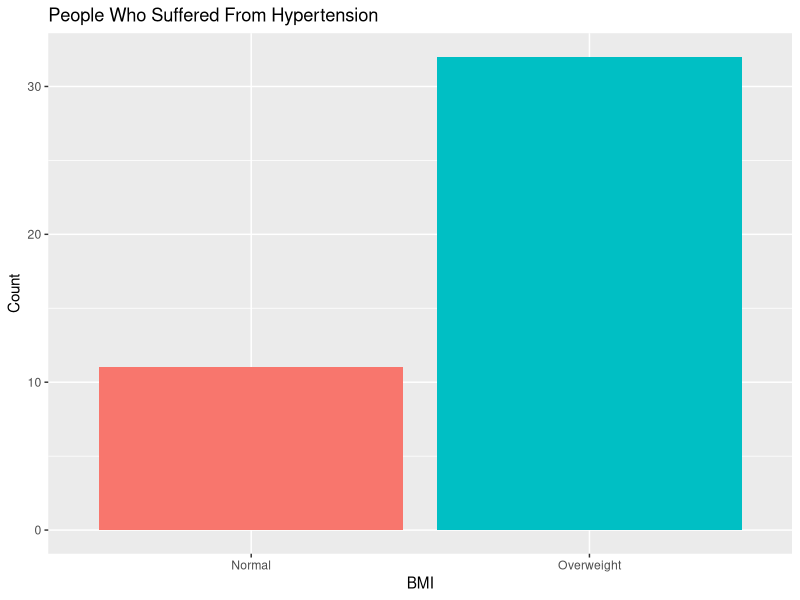
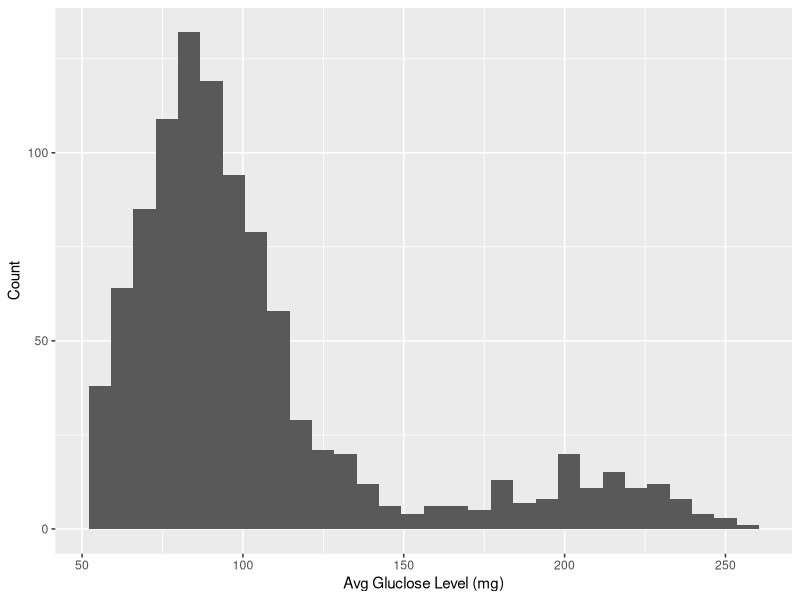
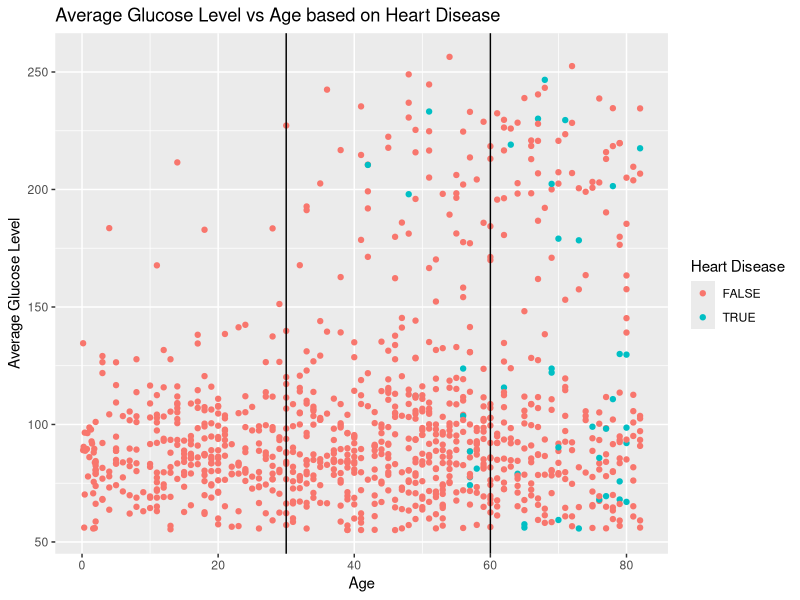
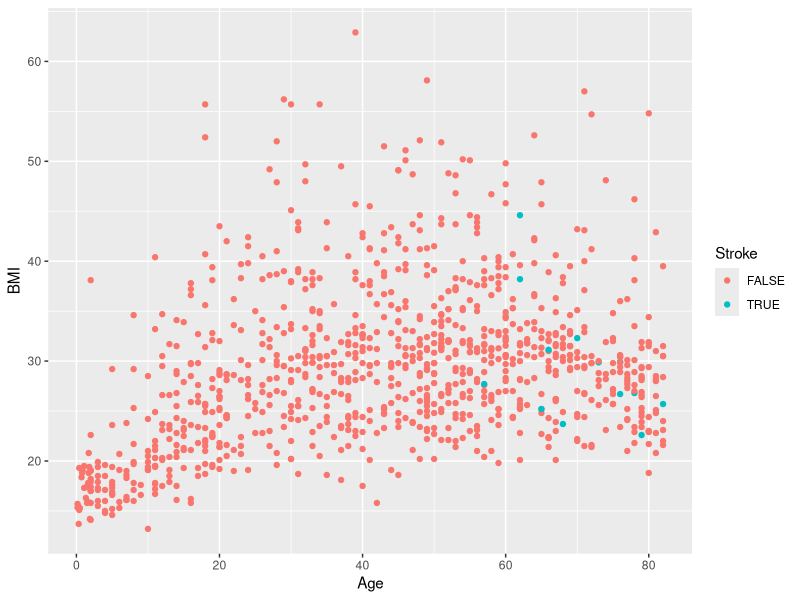

Here is the R script that generated these plots, in order:
## ---- chunk 1
knitr::opts_chunk$set(echo = TRUE)
## ---- chunk 2
library(tidyverse)
health_df <- read_csv('Health_Dataset.csv')
str(health_df)
## ---- chunk 3
# Initialize New Column
health_df$BMI_Level <- health_df$BMI

# Conditions
health_df$BMI_Level[health_df$BMI < 18.5] <- "Underweight"
health_df$BMI_Level[health_df$BMI >= 18.5 & health_df$BMI < 25] <- "Normal"
health_df$BMI_Level[health_df$BMI >= 25 & health_df$BMI < 30] <- "Overweight"
health_df$BMI_Level[health_df$BMI >= 30] <- "Obese"

# Print Table
table(health_df$BMI_Level)
## ---- chunk 4
# Set up data
HT_df <- health_df[health_df$BMI >= 18.5 & health_df$BMI < 30 & health_df$Hypertension == TRUE, ]
HT_table <- as.data.frame(table(HT_df$Hypertension, group_by = HT_df$BMI_Level))
HT_table <- HT_table[, -1]
names(HT_table) <- c("BMI", "Count")

# Plot
ggplot(HT_table, aes(BMI, Count, fill = BMI)) +
  geom_col() + 
  ggtitle("People Who Suffered From Hypertension") +
  theme(legend.position = "none")

## ---- chunk 5
# Normal Data frame
normal_df <- health_df[health_df$BMI_Level == "Normal", ]

# Mean
mean(normal_df$BMI)

# Median
median(normal_df$BMI)

# Range
range(normal_df$BMI)

# Interquartile Range
quantile(normal_df$BMI)

# Variance
var(normal_df$BMI)

# Standard Deviation
sd(normal_df$BMI)
## ---- chunk 6
# True, True
TT <- count(health_df[health_df$Stroke == TRUE & health_df$Hypertension == TRUE, ])

# True, False
TF <- count(health_df[health_df$Stroke == TRUE & health_df$Hypertension == FALSE, ])

# False, True
FT <- count(health_df[health_df$Stroke == FALSE & health_df$Hypertension == TRUE, ])

# False, False
FF <- count(health_df[health_df$Stroke == FALSE & health_df$Hypertension == FALSE, ])

# Total Sum for Percentages 
total_sum <- TT + TF + FT + FF
TT <- TT / total_sum
TF <- TF / total_sum
FT <- FT / total_sum
FF <- FF / total_sum

# Table -- Original Matrix
A <- matrix(
  c("TRUE", "TRUE", "TRUE", "FALSE", "FALSE", "TRUE", "FALSE", "FALSE"),
  nrow = 4,
  ncol = 2,
  byrow = TRUE
)
colnames(A) <- c("Stroke", "Hypertension")

# 3rd Column
B <- matrix(
  c(TT, TF, FT, FF),
  nrow = 4,
  ncol = 1,
  byrow = TRUE
)
colnames(B) <- "Percentage"

# Combine
C <- cbind(A, B)

# Final Table
C
## ---- chunk 7
# Library
library(e1071)

# Coefficient of Variation
sd(health_df$Avg_Glucose_Level) / mean(health_df$Avg_Glucose_Level) * 100

# Skewness
skewness(health_df$Avg_Glucose_Level)

# Kurtosis
kurtosis(health_df$Avg_Glucose_Level)

## ---- chunk 8
ggplot(data = health_df) + 
  geom_histogram(mapping = aes(x = Avg_Glucose_Level)) +
  xlab('Avg Gluclose Level (mg)') +
  ylab("Count")
## ---- chunk 9
ggplot(data = health_df) +
  geom_point(mapping = aes(x = Age, y = Avg_Glucose_Level, color = Heart_Diseases)) +
  geom_vline(xintercept = 30) +
  geom_vline(xintercept = 60) +
  ylab("Average Glucose Level") +
  ggtitle("Average Glucose Level vs Age based on Heart Disease") +
  labs(color = "Heart Disease")
## ---- chunk 10
ggplot(data = health_df) +
  geom_point(mapping = aes(x = Age, y = BMI, color = Stroke))
